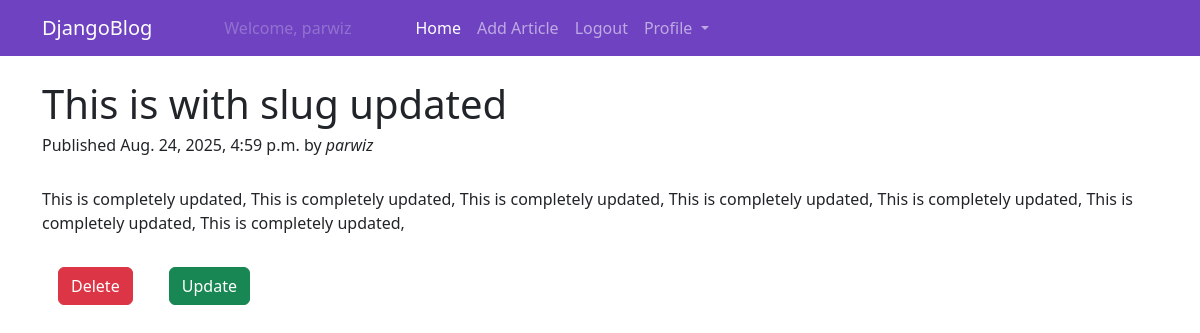
/article/this-is-with-slug/ (signed in), run on the app's committed database.
### BlogApp/models.py (models this page shows, shortened)
class Article(models.Model):
    title = models.CharField(max_length=200)
    description = models.TextField()
    slug = models.SlugField(max_length=100, unique=True)
    published = models.DateTimeField(auto_now_add=True)
    author = models.ForeignKey(User, on_delete=models.CASCADE)

### BlogApp/views.py (the view)
# urls.py: path('article/<slug:slug>/', article_details, name = 'article_details'),
@login_required
def article_details(request, slug):
    article = get_object_or_404(Article, slug=slug)
    return render(request, 'details.html', {'article':article})

### BlogApp/templates/details.html (shortened to what this page needs)
{% extends 'base.html' %}
{% block body %}
  <div class="container mt-4">
    <h1>{{article.title}}</h1>
        <h6>Published {{article.published}} by <i>{{article.author}}</i></h6>
        <br>
        <p>{{article.description}}</p>
      {% if request.user == article.author %}
      <a class="btn btn-danger mx-3 mt-3" href="{% url 'delete_article' article.slug %}">Delete</a>
    <a class="btn btn-success mx-3 mt-3" href="{% url 'update_article' article.slug %}" >Update</a>
      {% endif %}
  </div>
{% endblock %}

### BlogApp/templates/navbar.html (shortened to what this page needs)
<nav class="navbar navbar-expand-lg navbar-dark" style="background-color: #6f42c1;">
  <div class="container">
    <a class="navbar-brand" href="{% url 'article_list' %}">DjangoBlog</a>
    <div class="collapse navbar-collapse" id="navbarNavDropdown">
      <ul class="navbar-nav">
        {% if request.user.is_authenticated %}
         <li class="nav-item mx-5">
          <a class="nav-link disabled">Welcome, {{request.user.username}}</a>
        </li>
        <li class="nav-item">
          <a class="nav-link active" aria-current="page" href="{% url 'article_list' %}">Home</a>
        </li>
        <li class="nav-item">
          <a class="nav-link" href="{% url 'add_article' %}">Add Article</a>
        </li>
        <li class="nav-item">
          <a class="nav-link" href="{% url 'logout' %}">Logout</a>
        </li>
        <li class="nav-item dropdown">
          <a class="nav-link dropdown-toggle" href="#" id="navbarDropdownMenuLink" role="button" data-bs-toggle="dropdown" aria-expanded="false">
            Profile
          </a>
        </li>
        {% endif %}
      </ul>
    </div>
  </div>
</nav>

### data on the page
Article: title "This is with slug updated", published "Aug. 24, 2025, 4:59 p.m.", author "parwiz", description "This is completely updated, This is completely updated, This is completely updated, This is completely updated, This is completely updated, This is completely updated, This is completely updated,"

### other printed values
{{ request.user.username }} "parwiz"
